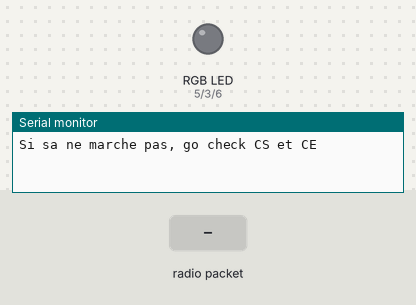
The sketch below on a simulated Arduino Uno, built with avr-gcc and run on an emulated ATmega328P. Shown: an RGB LED mixed from three pins (HIGH = lit), the last lines printed to the serial monitor. Inputs (shaded band) come from the test bench. No radio packets arrive unless stated.

Above: at 1.3 s.
1.4 s: radio packet "5" arrives
At 2.7 s:
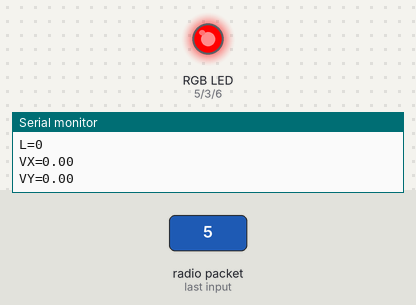
Timing chart, 0 to 4.4 s (numbered marks = the images above; inputs shaded):
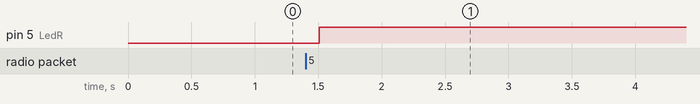

Measured:
- after the input at 1.4 s, pin 5 (LedR): LOW → HIGH after 0.11 s

The sketch:

RF24-reception.ino
```cpp
#include <SPI.h>

#include <RF24_config.h>
#include <nRF24L01.h>
#include <RF24.h>
#include "printf.h"
#include <stdio.h>

#define RF24_CEPIN 9			// pin ce du spi
#define RF24_CSPIN 10			// pin cs du spi

#define LedR 5
#define LedG 3
#define LedB 6

void couleurRGB(int);

RF24 radio(RF24_CEPIN, RF24_CSPIN);     //  le module
char payload[32 + 1] = {0};


const uint64_t rxPipe = 0xE8E8E8E8E5LL;  //Module de reception
const uint64_t txPipe = 0xF6F6F6F6F5LL;  //5 c'est mon ID


//---------------------------------------------------------------
void setup() {
  pinMode(LedR, OUTPUT);
  pinMode(LedG, OUTPUT);
  pinMode(LedB, OUTPUT);

  Serial.begin(9600);
  printf_begin();
  //                                      communication
  radio.begin();
  radio.printDetails();

  //                                 Default radio settings
  radio.enableDynamicPayloads();    // payload de taille variable
  radio.setDataRate(RF24_1MBPS);    // 1 Mbits/s
  radio.setPALevel(RF24_PA_MAX);    // puissance maxi
  radio.setChannel(0x2A);           // la fréquence 2,4G + n*1*M

  // delay 4 ms, 15 retries
  // 0 - 250us, 15 - 4000us
  radio.setRetries(15, 15);     // retrie & timeout

  radio.openWritingPipe(txPipe);
  radio.openReadingPipe(1, rxPipe);
  radio.setAutoAck(true);

  // en écoute
  radio.startListening();

  Serial.println("Si sa ne marche pas, go check CS et CE");
}

//---------------------------------------------------------------
void loop() {
  char tang [20] = " ", roul [20] = " ", lac [20] = " ", VXc [20] = " ", VYc [20] = " ";
  int t = 0, r = 0, l = 0, VXi = 0, VYi = 0;
  // quelque chose est il arrivé ?

  if (radio.available()) {
    int pls = radio.getDynamicPayloadSize();
    if (pls >= 1 && pls < 32) {
      radio.read((void*)payload, pls);
      payload[pls] = 0;
      //Serial.println(payload);
      sscanf(payload, "%s %d %s %d %s %d %s %d %s %d", roul, &r, tang, &t, lac, &l,VXc,&VXi,VYc,&VYi);

      Serial.print("R=");
      Serial.println(r);

      Serial.print("T=");
      Serial.println(t);

      Serial.print("L=");
      Serial.println(l);

      Serial.print("VX=");
      Serial.println(VXi*0.01);

      Serial.print("VY=");
      Serial.println(VYi*0.01);

      Serial.println("");


      couleurRGB(r);
    }
  }

  delay(500);

}

void couleurRGB(int a)
{
  int R, G, B;
  R = map(a, -90, 0, 0, 255);
  G = map(a, -90, 0, 255, 0);
  B = map(a, 0, 90, 0, 255);

  if (a > 0) {
    R = map(a, 0, 90, 255, 0);
    G = 0;
  }

  if (a < 0) {
    B = 0;
  }

  analogWrite(LedR, R);
  analogWrite(LedG, G);
  analogWrite(LedB, B);
}
```
